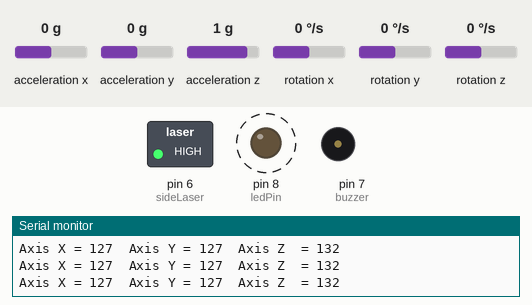
The sketch below on a simulated Arduino Uno, built with avr-gcc and run on an emulated ATmega328P. On the bench: switched loads named in the sketch (green lamp = pin HIGH), output pins drawn as LEDs (lit = HIGH), buzzer (waves = sounding, pin HIGH), the last lines printed to the serial monitor. Dashed ring = blinking. Inputs (shaded band) come from the test bench; at power-on: acceleration z 1 g, acceleration x 0 g, acceleration y 0 g, rotation x 0 °/s, rotation y 0 °/s, rotation z 0 °/s.

Above: at 1.25 s.
1.3 s: acceleration z set to -0.8 g
At 1.4 s:
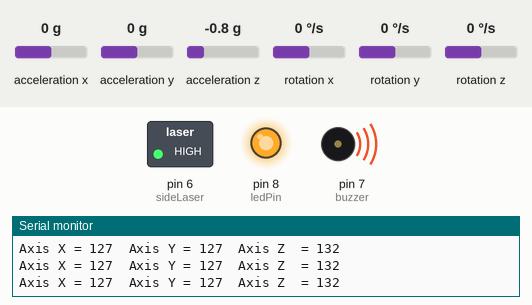
At 2.2 s:
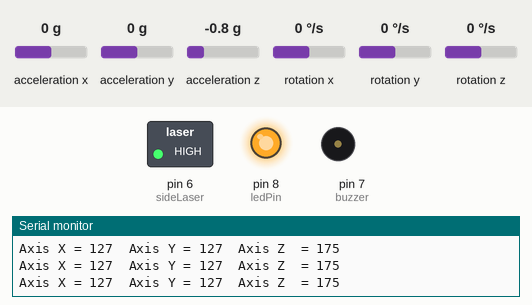
3.1 s: acceleration z set to 0 g
At 3.36 s:
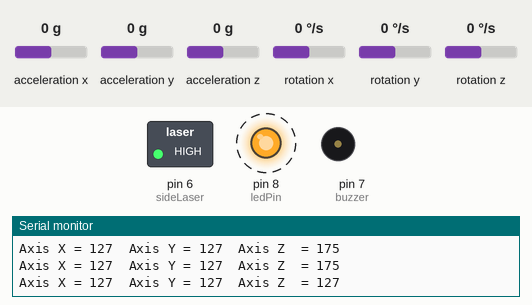
Timing chart, 0 to 12.1 s (numbered marks = the images above; inputs shaded):
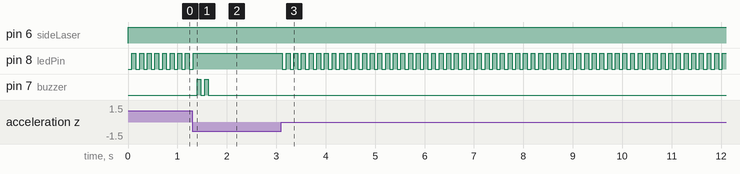

The sketch:

accec_try.ino
```cpp
#include "Wire.h"
#include "I2Cdev.h"
#include "MPU6050.h"

MPU6050 mpu;
int16_t ax, ay, az;
int16_t gx, gy, gz;

struct MyData {
  byte X;
  byte Y;
  byte Z;
};

MyData data;

const int FLAT_THRESHOLD = 5000;  // Threshold value for surface detection

const int ledPin = 8;  // Pin connected to the LED
const int buzzer = 7;

const int sideLaser = 6;

int status = 0;


void setup() {
  Serial.begin(9600);
  Wire.begin();
  mpu.initialize();
  pinMode(buzzer, OUTPUT);
  pinMode(ledPin, OUTPUT);
  pinMode(sideLaser, OUTPUT);
}


//looping and getting the values
void loop() {
  digitalWrite(sideLaser, HIGH);

  //mapping the accelerometer values
  mpu.getMotion6(&ax, &ay, &az, &gx, &gy, &gz);
  data.X = map(ax, -8000, 8000, 0, 255);  // X axis data (reduced range)
  data.Y = map(ay, -8000, 8000, 0, 255);  // Y axis data (reduced range)
  data.Z = map(az, -8000, 8000, 0, 255);  // Z axis data (reduced range)

  if ((data.Z >= 160 && data.Z <= 175)) {

    if (status == 0) {
      status = 1;

      digitalWrite(ledPin, HIGH);
      beep();
    }

  } else {
    status = 0;

    //Blinking the LED
    digitalWrite(ledPin, LOW);
    delay(75);
    digitalWrite(ledPin, HIGH);
    delay(75);

  }

  Serial.print("Axis X = ");
  Serial.print(data.X);
  Serial.print("  ");
  Serial.print("Axis Y = ");
  Serial.print(data.Y);
  Serial.print("  ");
  Serial.print("Axis Z  = ");
  Serial.println(data.Z);

}

//function that makes the melody of the buzzer
void beep() {
  digitalWrite(buzzer, HIGH);
  delay(75);
  digitalWrite(buzzer, LOW);
  delay(75);
  digitalWrite(buzzer, HIGH);
  delay(75);
  digitalWrite(buzzer, LOW);

}
```

Measured:
- after the input at 1.3 s, pin 8 (ledPin): goes on until 1.3 s, then stays HIGH; pin 7 (buzzer): alternates HIGH for 0.08 s and LOW for 0.08 s, 4 changes in all, then stays LOW, starting after 0.10 s
- after the input at 3.1 s, pin 8 (ledPin): alternates HIGH for 0.08 s and LOW for 0.08 s, starting at once
- by itself, pin 8 (ledPin): alternates HIGH for 0.08 s and LOW for 0.08 s
